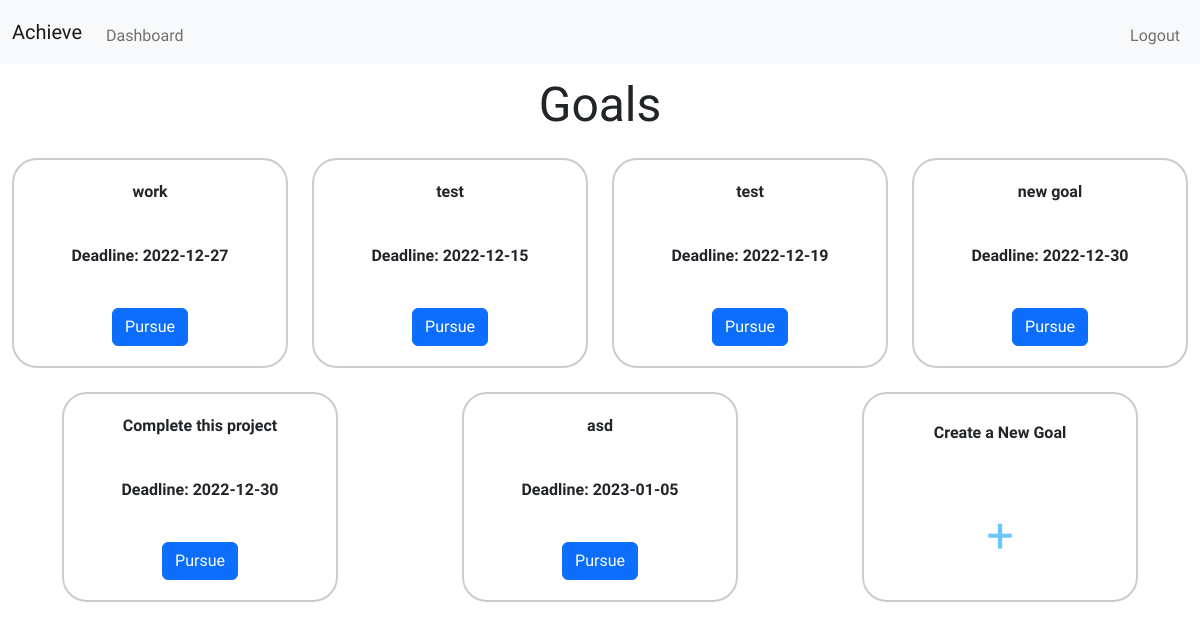
The page /dashboard (signed in) on the database as committed earlier.
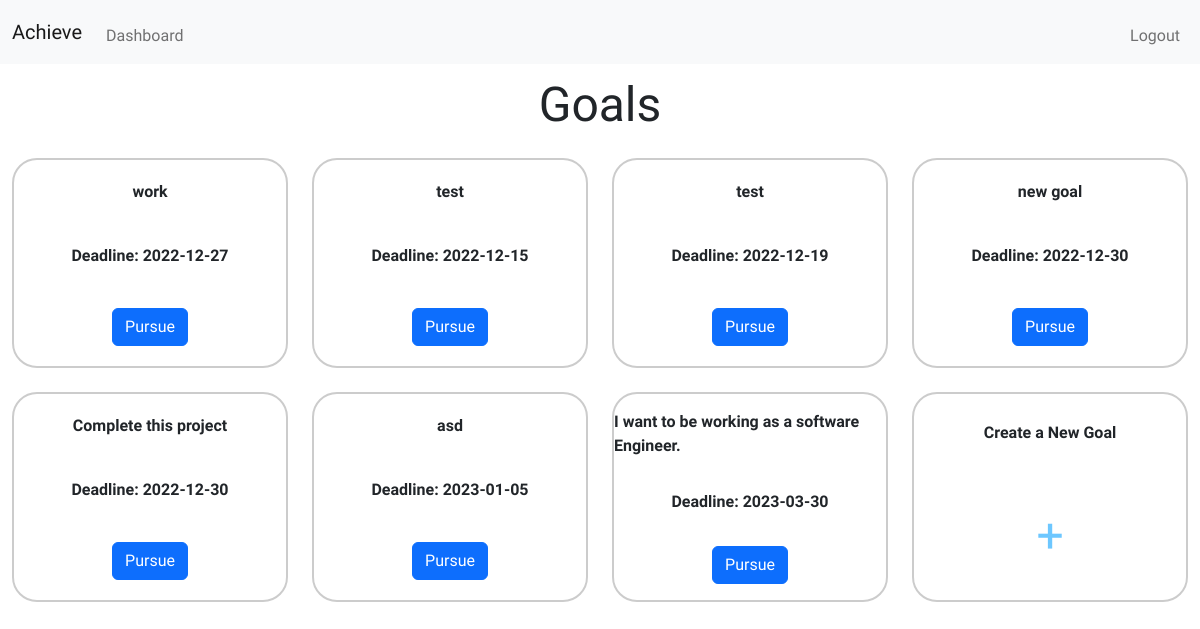
The same page on the database as committed later.
### tables this page shows
CREATE TABLE goal (goal_id INTEGER PRIMARY KEY NOT NULL, goal TEXT NOT NULL, success TEXT NOT NULL, failure TEXT NOT NULL, date_created DATE, deadline DATE, id INTEGER, FOREIGN KEY (id) REFERENCES users(id));

### app.py (the view)
@app.route("/dashboard", methods = ['GET', 'POST'])
def dashboard():
    if session['user_id']:
        rows = db.execute("SELECT goal_id FROM goal WHERE id IN (?)", session["user_id"])
        rows = len(rows)
        goals = db.execute("SELECT goal, deadline, goal_id FROM goal WHERE id IN (?)", session['user_id'])
        return render_template('dashboard.html', rows=rows, goals=goals)
    return redirect('login')

### app.py (called while the page is built)
@app.after_request
def after_request(response):
    response.headers["Cache-Control"] = "no-cache, no-store, must-revalidate"
    response.headers["Expires"] = 0
    response.headers["Pragma"] = "no-cache"
    return response

### templates/dashboard.html (shortened to what this page needs)
{% extends "layout.html" %}
{% block main %}
    <h2 id ="dashboardHead">Goals</h2>
    <section class="dashboardContainer">
        {% for goal in goals %}
        <section class="dashboardChild">
            <span>{{ goal.goal}}</span>
            <span>Deadline: {{goal.deadline}}</span>
            <button data-goal-id="{{ goal.goal_id }}" id="button-{{ loop.index }}" class="btn btn-primary dash">Pursue</a>
        </section>
        {% endfor %}
        <section class="dashboardChild">
            <span>Create a New Goal</span>
            <a href="/create" id="plus">+</a>
        </section>
    </section>
{% endblock %}

### templates/layout.html (shortened to what this page needs)
<!DOCTYPE html>
<html lang="en">
    <head>
            <link href="https://cdn.jsdelivr.net/npm/bootstrap@5.2.2/dist/css/bootstrap.min.css" rel="stylesheet">
            <link rel="stylesheet" href="/static/styles.css">
    </head>
    <body>
        <header>
            <nav class="navbar navbar-expand-lg bg-light">
                <div class="container-fluid">
                    {% if session['user_id'] %}
                    <a class="navbar-brand" href="/dashboard">Achieve</a>
                    {% else %}
                    <a class="navbar-brand" href="/">Achieve</a>
                    {% endif %}
                    <div class="collapse navbar-collapse" id="navbarNav">
                        {% if session['user_id'] %}
                            <ul class="navbar-nav me-auto mt-2">
                                <li class="nav-item"><a class="nav-link " aria-current="page" href="/dashboard">Dashboard</a></li>
                            </ul>
                            <ul class="navbar-nav ms-auto mt-2">
                                <li class="nav-item"><a class="nav-link" href="/logout">Logout</a></li>
                            </ul>
                        {% else %}
                            <ul class="navbar-nav ms-auto mt-2">
                                <li class="nav-item"><a class="nav-link" href="/register">Register</a></li>
                                <li class="nav-item"><a class="nav-link" href="/login">Log In</a></li>
                            </ul>
                        {% endif %}
                  </div>
                </div>
              </nav>
        </header>
        <main>
            {% block main %}
            {% endblock %}
        </main>
    </body>
</html>

### static/styles.css (style rules this page uses)
* { margin: 0; padding: 0; box-sizing: border-box; }
body { font-family: 'Sono', 'Helvetica', sans-serif; min-height: 100vh; width: 100%; }
main { width: 100%; height: 700px; }
#dashboardHead { font-size: 3rem; text-align: center; margin: 1% 0 0 0 ; }
.dashboardContainer { display: flex; height: 100%; width: 100%; flex-flow: row wrap; justify-content: space-around; align-content: flex-start; }
.dashboardContainer section { display: flex; border: 2px solid #ccc; border-radius: 25px; height: 30%; width: 23%; margin: 2% 0 0 0 ; flex-flow: column wrap; justify-content: space-around; align-items: center; }
.dashboardChild span { font-size: 1rem; font-weight: 700; }
.dashboardChild a { font-size: 1.2rem; text-decoration: none; color: rgb(109, 199, 255); }
#plus { font-size: 3rem; }

Rows that differ between the two databases and show on the page:
added goal: goal "I want to be working as a software Engineer.", deadline "2023-03-30"
